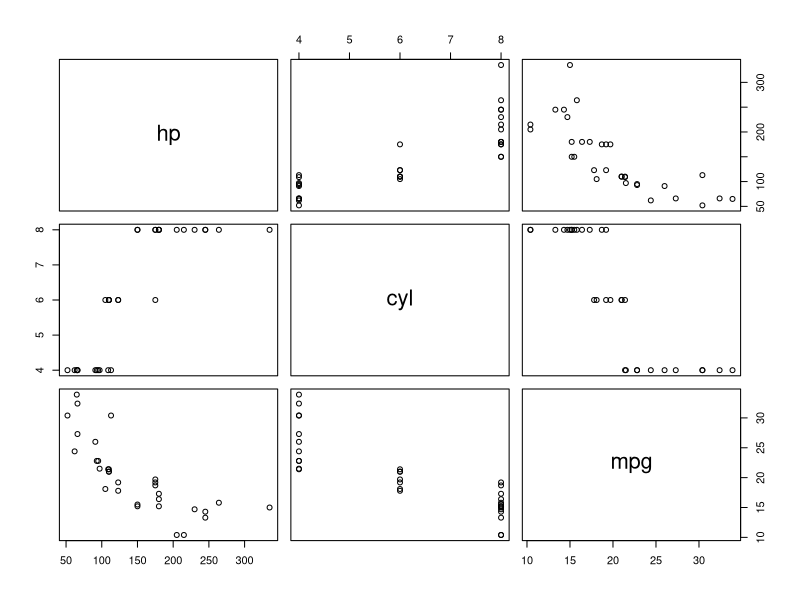

This figure's R source:
## ---- chunk 1
x <- c(0,1)

for (y in  2:9) {
x <- c(x, x[y] + x[y-1])
}

x
## ---- chunk 2
fibonnaci <- function(length) {
  x <- c(0,1)
  
  for (y in 2:length-1) {
    x <- c(x, x[y] + x[y-1])
  }
  return(x)
}

fibonnaci(15)
## ---- chunk 3
between_0_and_1 <- function(x) {
  if (0 <= x & x <= 1) {
    return(1)
  }
  return(0)
}

between_0_and_1(0.4)
between_0_and_1(2)
## ---- chunk 4
nums <- c(0.2,2,0.56,1.1,1)
for (i in 1:5){
  print(between_0_and_1(nums[i]))
}
## ---- chunk 5
letters[1:10] # head(letters,10)
tail(LETTERS,10)
LETTERS[22:24]
## ---- chunk 6

for(i in 1:100){
  
  if(i %% 3 == 0 & i %% 5 != 0) {
    print(paste(i,"Fizz"))
  }
  else if(i %% 3 != 0 & i %% 5 == 0) {
    print(paste(i,"Buzz"))
  }
  else if(i %% 3 == 0 & i %% 5 == 0) {
    print(paste(i,"FizzBuzz"))
  }
  else {
    print(paste(i))
  }
  
}
## ---- chunk 7
vec <- c(10,10,4,5,6,7,7)

unique(vec)
## ---- chunk 8
vec <- c(1,2,5,11,16)

print(paste("max:",max(vec),"min:",min(vec)))
## ---- chunk 9
seq(20,50,1)
mean(20:50)
sum(51:91)
## ---- chunk 10
df <- data.frame(
  c = c("data","frame","r","l","a","r","a","s","l","p"),
  f = c(1.1,2.3,3.4,4.5,5.5,6.5,7.5,8.3,9.2,10.1),
  i = c(1:10),
  b = c(T,F,T,F,F,F,T,F,T,F)
)

df
## ---- chunk 11
airquality[c(3,5),c(1,3)]
## ---- chunk 12
plot(mtcars[,c("hp","cyl","mpg")])
